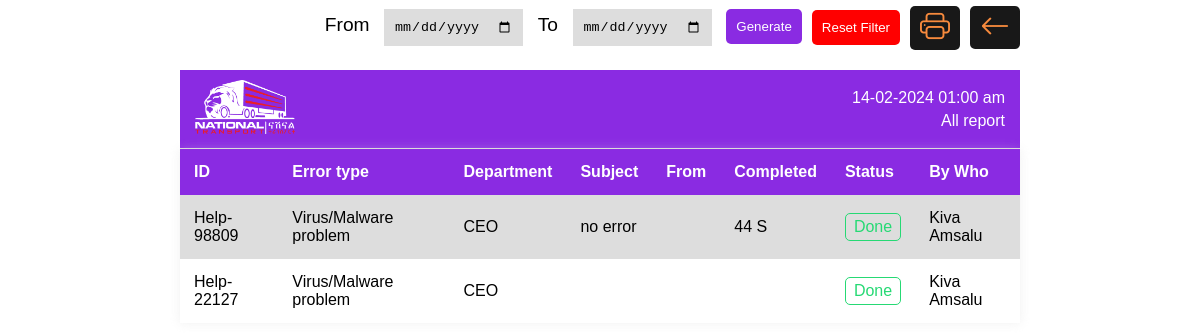
Page /dashboard/report.php (signed in) on the committed database.
### tables this page shows
CREATE TABLE `helpdesk` (
  `issue_id` varchar(50) NOT NULL,
  `fname` varchar(255) NOT NULL,
  `dep` varchar(255) NOT NULL,
  `subject` varchar(255) NOT NULL,
  `create_time` varchar(255) NOT NULL,
  `status` varchar(255) NOT NULL,
  `screenshot` longtext NOT NULL,
  `error_type` varchar(255) NOT NULL,
  `work_start` varchar(255) NOT NULL,
  `work_end` varchar(255) NOT NULL,
  `cause` longtext NOT NULL,
  `by_who` varchar(255) NOT NULL,
  `date` date NOT NULL,
  `location` varchar(255) NOT NULL
);

### dashboard/timeAgoDef.php (called while the page is built, shortened)
<?php
function time_ago_def($date1, $date2) {
    $date1_obj = new DateTime($date1);
    $date2_obj = new DateTime($date2);
    $time_diff = $date2_obj->diff($date1_obj);
    $total_seconds = $time_diff->days * 24 * 60 * 60 +
                    $time_diff->h * 60 * 60 +
                    $time_diff->i * 60 +
                    $time_diff->s;
    $units = array(
      3600 => "H",
      60 => "M",
      1 => "S",
    );
    $time_diff_str = "";
    foreach ($units as $seconds => $unit) {
      $value = floor($total_seconds / $seconds);
      if ($value > 0) {
        $time_diff_str .=  $value . " " . $unit . ($value > 1 ? " " : "") ;
        $prev_unit = $seconds;
      }
      $total_seconds %= $seconds;
    }
    return $time_diff_str;
  }

### dashboard/report.php (the view, shortened to what this page needs)
<?php
require "../dashboard/timeAgoDef.php";
$connect = new dbConnect();
$db = $connect->dbConnection();
$uid = $_SESSION['userinfo'];
$stm = $db->prepare("SELECT * FROM users WHERE uid='$uid'");
$stm->execute();
$userInfo = $stm->fetch(PDO::FETCH_ASSOC);
?>
<!DOCTYPE html>
<html lang="en">
<head>
    <link rel="stylesheet" href="../assets/css/beforPrint.css" media="all">
    <link rel="stylesheet" href="https://cdn.jsdelivr.net/npm/bootstrap-icons@1.11.1/font/bootstrap-icons.css">
</head>
<body>
    <div class="container">
        <div class="print-controller">
            <form action="" method="get" enctype="multipart/form-data" class="form-container">
                <label for="start">From</label>
                <input type="date" name="start" id="start" class="date-picker">
                <label for="end">To</label>
                <input type="date" name="end" id="end" class="date-picker">
                <button class="btn-sub" type="submit ">Generate</button>
            </form>
           <a href="report.php"> <button class="btn-sub rest">Reset Filter</button></a>
            <i class="bi bi-printer" onclick="print()"></i>
            <a href="./"> <i class="bi bi-arrow-left"></i></a>
        </div>
        <div class="report-container">
            <div class="logo">
                <img src="../assets/images/National-Bi-Lingual.png" alt="">
            </div>
            <div class="report-info">
                <div class="date"><?php echo date('d-m-Y H:i a') ?></div>
                <div class="title">All report <?= isset($start)&& isset($end)?$start. ' / '. $end:'' ?></div>
            </div>
        </div>
        <table class="table">
            <thead>
                <tr>
                    <th class="cell">ID</th>
                    <th class="cell">Error type</th>
                    <th class="cell">Department</th>
                    <th class="cell">Subject</th>
                    <th class="cell">From</th>
                    <th class="cell">Completed</th>
                    <th>Status</th>
                    <th class="cell">By Who</th>
                </tr>
            </thead>
            <tbody>
                <?php
                if(isset($_GET['start']) && isset($_GET['end'])&& !empty($_GET['start'])&& !empty($_GET['end'])){
                    $start=$_GET['start'];
                    $end=$_GET['end'];
                    $stm = $db->prepare("SELECT * FROM helpdesk WHERE date BETWEEN '$start' AND '$end' ORDER BY create_time DESC");
                }
                elseif($userInfo['dep'] == 'super') {
                    $stm = $db->prepare("SELECT * FROM helpdesk ORDER BY create_time DESC");
                } else {
                    $stm = $db->prepare("SELECT * FROM helpdesk WHERE by_who='$userInfo[username]' ORDER BY create_time DESC");
                }
                $stm->execute();
                foreach ($stm->fetchAll() as $help) :
                ?>
                    <tr class="row">
                        <td><?= $help['issue_id'] ?></td>
                        <td><?= $help['error_type'] ?></td>
                        <td><?= $help['dep'] ?></td>
                        <td><?= $help['subject'] ?></td>
                        <td><?= $help['location'] ?></td>
                        <td> <?php
                                if ($help['work_start'] && $help['work_end']) {
                                    echo time_ago_def($help['work_start'], $help['work_end']);
                                }
                                ?>
                        </td>
                        <td>
                            <div class=" status status-<?php if ($help['status'] === 'out source') echo 'danger';
                                                        if ($help['status'] === 'waiting') echo 'warning';
                                                        if ($help['status'] === 'open') echo 'info';
                                                        if ($help['status'] === 'done') echo 'success';
                                                        if ($help['status'] === 'send') echo 'danger' ?>"> <?= $help['status'] ?> </div>
                        </td>
                        <td><?= ucwords($help['by_who']) ?></td>
                    </tr>
                <?php
                endforeach;
                ?>
            </tbody>
        </table>
    </div>
</body>
</html>

### assets/css/beforPrint.css (style rules this page uses)
:root { --table--header--bg--color: blueviolet; --report--header--bg--color: blueviolet; }
body { width: 100%; margin: auto; height: 100vh; overflow: scroll; flex-direction: column; font-family: Arial, Helvetica, sans-serif; font-size: 16px; }
.container { width: 70%; margin: auto; }
table { border-collapse: collapse; width: 100%; box-shadow: 0 0 10px 0 rgba(209, 209, 209, 0.316); }
thead tr { background-color: var(--table--header--bg--color) !important; color: #fff; }
tr th, tr td { padding: 14px; text-align: left; }
.row:nth-of-type(odd) { background-color: #ddd; }
.report-container { display: flex; justify-content: space-between; align-items: center; background-color: var(--report--header--bg--color); color: #fff; width: 100%; margin: 15px auto 0 auto; padding: 10px 0; border-bottom: 1px solid #ddd; }
.logo { padding: 0 15px; }
.logo img { width: 100px; }
.date { margin-bottom: 5px; }
.report-info { text-align: right; padding: 0 15px; }
.status { padding: 4px 8px; text-transform: capitalize; color: #181818; display: flex; justify-content: center;align-items: center; border-radius: 5px; }
.status-success { color: #26D974; border: 1px solid #26D974; }
.print-controller { display: flex; justify-content: end; align-items: center; height: 55px; }
.print-controller i { font-size: 30px; background-color: #181818; color: #f78a3d; padding: 5px 10px; border-radius: 5px; cursor: pointer; margin-left: 10px; transition: all .3s ease-in-out; }

### dashboard/report.php (style rules this page uses)
.date-picker { background-color: #ddd; border: none; padding: 10px 10px; margin-right: 10px; }
.btn-sub { background-color: blueviolet; color: #fff; padding: 10px 10px; border: none; outline: none; cursor: pointer; border-radius: 5px; box-shadow: 0 0 10 0 blueviolet ; }
.rest { background-color: red; margin-left: 10px; }
.form-container label { font-family: sans-serif; margin-right: 10px; font-size: 1.2em; font-weight: 500; }

### rows in the picture
helpdesk: issue_id "Help-98809", error_type "Virus/Malware problem", dep "CEO", subject "no error", time_ago_def($help['work_start'], $help['work_end']) "44 S", status "Done", by_who "Kiva Amsalu"
helpdesk: issue_id "Help-22127", error_type "Virus/Malware problem", dep "CEO", status "Done", by_who "Kiva Amsalu"
